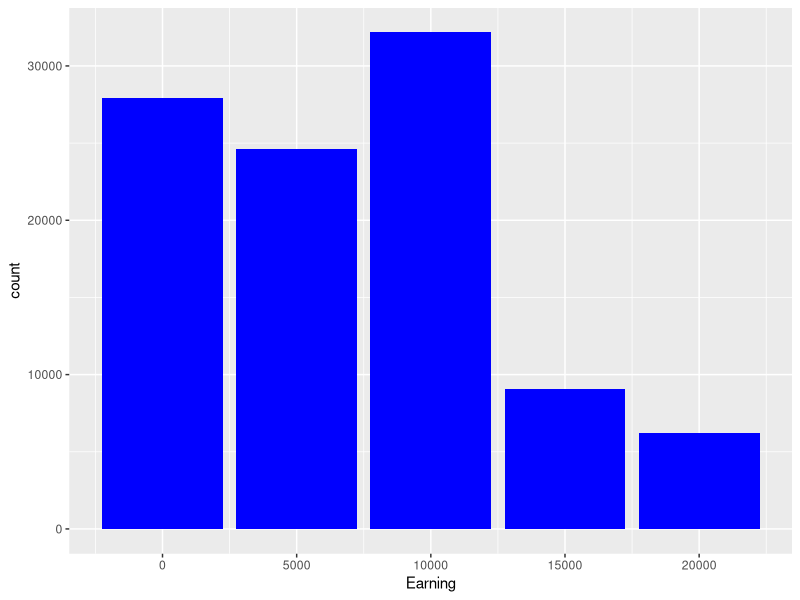
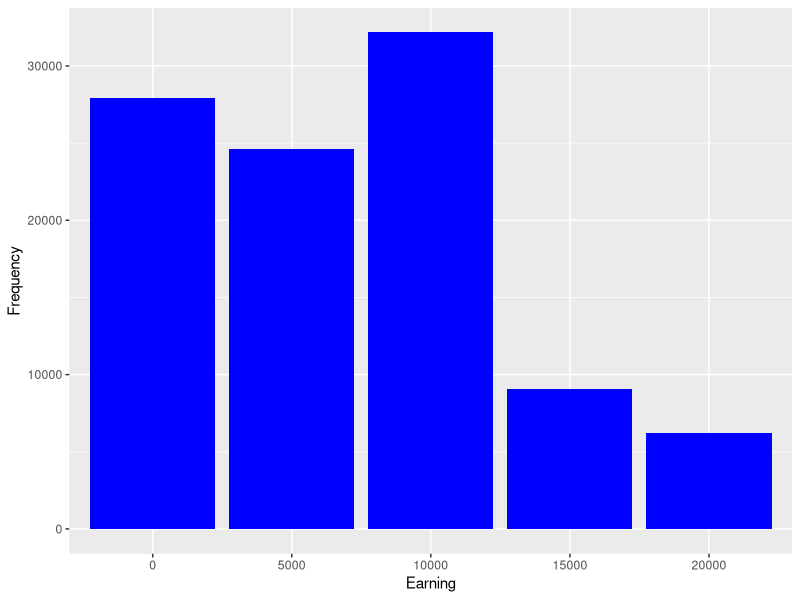

The R source for these figures, in order:
## ---- chunk 1
library(ggplot2)
library(dplyr)
## ---- chunk 2
s_appointment = c(0,1)
## ---- chunk 3
p_morning = 0.30
p_afternoon = 0.60
p_appointment = matrix(nrow = 2, ncol = 2, c(1-p_morning, p_morning, 1 - p_afternoon, p_afternoon), byrow = TRUE)
## ---- chunk 4
s_software = c(5000,10000)
## ---- chunk 5
p_software = matrix(nrow = 2, ncol = 2, c(0.3,0.7,0.5,0.5), byrow = TRUE)
## ---- chunk 6
salesResult = function(){
  result = numeric(2)

  for (j in c(1:2)){
    result[j] = sample(s_appointment,size = 1, replace = TRUE, prob = p_appointment[j,])}
  earnings = ifelse(result[1] == 1, sample(s_software,size = 1, replace =  TRUE, prob = p_software[1,]),0) +
    ifelse(result[2] == 1, sample(s_software, size = 1, replace = TRUE, prob = p_software[2,]), 0)
  return(earnings)
}
## ---- chunk 7
nsimulations = 1e5

 

simulatedData = replicate(nsimulations, salesResult())
## ---- chunk 8
# prob that salesman earns 5k
mean(simulatedData == 5000)
## ---- chunk 9
a = table(simulatedData)/nsimulations
## ---- chunk 10
a
## ---- chunk 11
dfSales = as.data.frame(simulatedData)
colnames(dfSales) = 'Earning'
p=ggplot(data = dfSales)+geom_bar(aes(x = Earning),fill = 'blue')
p
## ---- chunk 12
# Convert simulatedData into a dataframe
dfSales = as.data.frame(table(simulatedData))
# Add names to the columns
colnames(dfSales) = c('Earning', 'Frequency')

# Add a new column with proportion (probability) values
dfSales['Probability'] = dfSales['Frequency']/nsimulations

head(dfSales, 5)

p = ggplot(data = dfSales) + geom_col(aes(x = Earning, y = Frequency), fill='blue')
p
## ---- chunk 13
# Expected earnings using simulated values
mean(simulatedData) # long term average of the realizations of X

# Expected earnings using the theoretical definition
x = c(0, 500, 1000, 1500, 2000)
p = c(0.28, 0.27, 0.315, 0.09, 0.045)
sum(x * p)
## ---- chunk 14
# Variance of the earnings using simulated values
# long term average of this random variable (X-E[X])^2
#simulatedData - mean(simulatedData) # simulated deviations
#(simulatedData - mean(simulatedData))^2 # simulated squared deviations
mean(simulatedData)
mean((simulatedData - mean(simulatedData))^2) # variance calculated using simulation

# Standard deviation of the earnings using simulated values
sqrt(mean((simulatedData - mean(simulatedData))^2))

print(' ')

# Expected value using the theoretical definition
sum(x*p)

# Variance of the earnings using the thoretical definition
x = c(0, 500, 1000, 1500, 2000)
p = c(0.28, 0.27, 0.315, 0.09, 0.045)
sum((x - sum(x*p))^2 * p)

# Standard deviation of the earnings using the theoretical definition
sqrt(sum((x - sum(x*p))^2 * p))
## ---- chunk 15
x = c(0, 500, 1000, 1500, 2000)
p = c(0.28, 0.27, 0.315, 0.09, 0.045)

# Deviations from the expected value
x - sum(x*p)

# Squared deviations from the expected value
(x - sum(x*p))^2

# Expected value of the squared deviations from the expected value
sum((x - sum(x*p))^2 * p)
